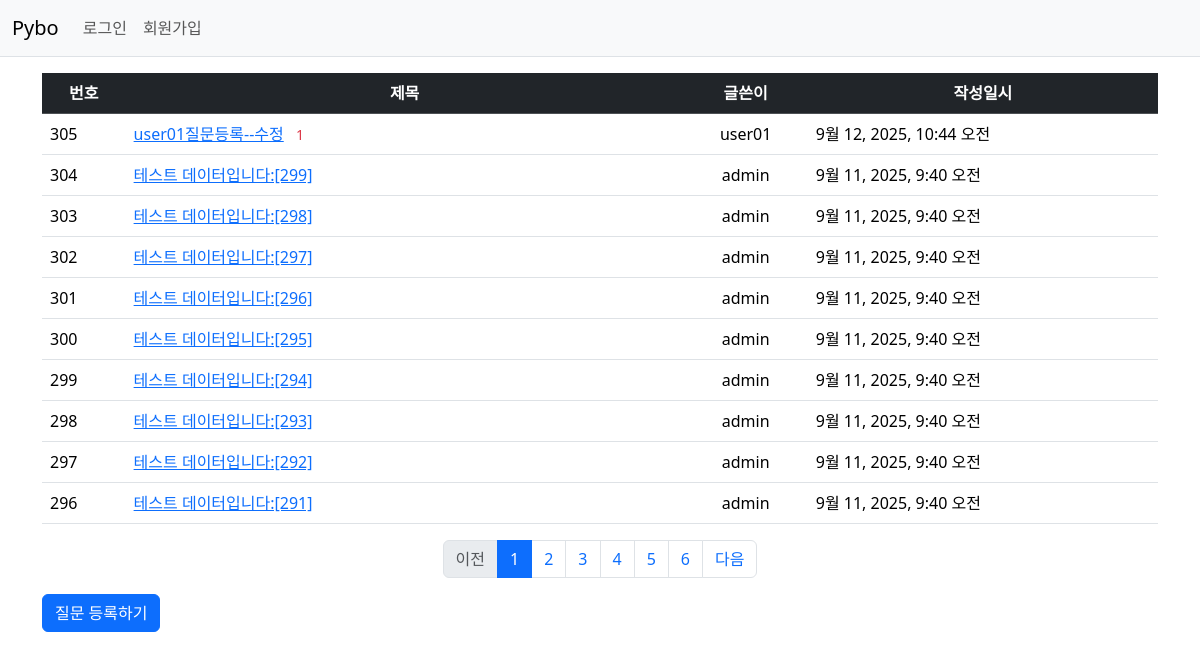
Screenshot of /pybo/ with the database file from the repository.
### pybo/models.py (models this page shows, shortened)
class Question(models.Model):
    author = models.ForeignKey(User, on_delete=models.CASCADE)
    subject = models.CharField(max_length=200)
    content = models.TextField()
    create_date = models.DateTimeField()
    modify_date = models.DateTimeField(null=True, blank=True)

### pybo/views.py (the view)
# urls.py: path('', views.index, name='index'), # /  페이지에 해당하는 urlpattern
def index(request):
    page = request.GET.get('page', '1')  # 페이지
    question_list = Question.objects.order_by('-create_date')
    paginator = Paginator(question_list, 10)  # 페이지당 10개씩 보여주기
    page_obj = paginator.get_page(page)
    context = {'question_list': page_obj, 'page': page}
    return render(request, 'pybo/question_list.html', context)

### pybo/templatetags/pybo_filter.py (called while the page is built)
@register.filter
def sub(value, arg):
    return value - arg

### templates/pybo/question_list.html
{% extends 'base.html' %}
{% load pybo_filter %}
{% block content %}
<div class="container my-3">
    <table class="table">
        <thead>
        <tr class="text-center table-dark">
            <th>번호</th>
            <th style="width:50%">제목</th>
            <th>글쓴이</th>
            <th>작성일시</th>
        </tr>
        </thead>
        <tbody>
        {% if question_list %}
        {% for question in question_list %}
        <tr>
           <td>
                {{ question_list.paginator.count|sub:question_list.start_index|sub:forloop.counter0|add:1 }}
            </td>
            <td>
                <a href="{% url 'pybo:detail' question.id %}">{{ question.subject }}</a>
                {% if question.answer_set.count > 0 %}
                <span class="text-danger small mx-2">{{ question.answer_set.count }}</span>
                {% endif %}
            </td>
           <td class="text-center">
               {{ question.author.username }}
           </td>
            <td>{{ question.create_date }}</td>
        </tr>
        {% endfor %}
        {% else %}
        <tr>
            <td colspan="3">질문이 없습니다.</td>
        </tr>
        {% endif %}
        </tbody>
    </table>
    <ul class="pagination justify-content-center">
        {% if question_list.has_previous %}
        <li class="page-item">
            <a class="page-link" href="?page={{ question_list.previous_page_number }}">이전</a>
        </li>
        {% else %}
        <li class="page-item disabled">
            <a class="page-link" tabindex="-1" aria-disabled="true" href="#">이전</a>
        </li>
        {% endif %}
        {% for page_number in question_list.paginator.page_range %}
        {% if page_number >= question_list.number|add:-5 and page_number <= question_list.number|add:5 %}
            {% if page_number == question_list.number %}
            <li class="page-item active" aria-current="page">
                <a class="page-link" href="?page={{ page_number }}">{{ page_number }}</a>
            </li>
            {% else %}
            <li class="page-item">
                <a class="page-link" href="?page={{ page_number }}">{{ page_number }}</a>
            </li>
            {% endif %}
        {% endif %}
        {% endfor %}
        {% if question_list.has_next %}
        <li class="page-item">
            <a class="page-link" href="?page={{ question_list.next_page_number }}">다음</a>
        </li>
        {% else %}
        <li class="page-item disabled">
            <a class="page-link" tabindex="-1" aria-disabled="true" href="#">다음</a>
        </li>
        {% endif %}
    </ul>
<a href="{% url 'pybo:question_create' %}" class="btn btn-primary">질문 등록하기</a>
</div>
{% endblock %}

### templates/base.html (shortened to what this page needs)
{% load static %}
<!doctype html>
<html lang="ko">
<head>
    <link rel="stylesheet" type="text/css" href="{% static 'bootstrap.min.css' %}">
    <link rel="stylesheet" type="text/css" href="{% static 'pybo/style.css' %}">
</head>
<body>
{% include "navbar.html" %}
{% block content %}
{% endblock %}
</body>
</html>

### templates/navbar.html (shortened to what this page needs)
<nav class="navbar navbar-expand-lg navbar-light bg-light border-bottom">
    <div class="container-fluid">
        <a class="navbar-brand" href="{% url 'pybo:index' %}">Pybo</a>
        <div class="collapse navbar-collapse" id="navbarSupportedContent">
            <ul class="navbar-nav me-auto mb-2 mb-lg-0">
                <li class="nav-item">
                    {% if user.is_authenticated %}
                    <a class="nav-link" href="{% url 'common:logout' %}">{{ user.username }} (로그아웃)</a>
                    {% else %}
                    <a class="nav-link" href="{% url 'common:login' %}">로그인</a>
                    {% endif %}
                </li>
                <li>
                    {% if not user.is_authenticated %}
                    <a class="nav-link" href="{% url 'common:signup' %}">회원가입</a>
                    {% endif %}
                </li>
            </ul>
        </div>
    </div>
</nav>

### rows the page displays
Question: paginator.count|sub "305", subject "user01질문등록--수정", answer_set.count "1", author.username "user01", create_date "9월 12, 2025, 10:44 오전"
Question: paginator.count|sub "304", subject "테스트 데이터입니다:[299]", author.username "admin", create_date "9월 11, 2025, 9:40 오전"
Question: paginator.count|sub "303", subject "테스트 데이터입니다:[298]", author.username "admin", create_date "9월 11, 2025, 9:40 오전"
Question: paginator.count|sub "302", subject "테스트 데이터입니다:[297]", author.username "admin", create_date "9월 11, 2025, 9:40 오전"
Question: paginator.count|sub "301", subject "테스트 데이터입니다:[296]", author.username "admin", create_date "9월 11, 2025, 9:40 오전"
Question: paginator.count|sub "300", subject "테스트 데이터입니다:[295]", author.username "admin", create_date "9월 11, 2025, 9:40 오전"
Question: paginator.count|sub "299", subject "테스트 데이터입니다:[294]", author.username "admin", create_date "9월 11, 2025, 9:40 오전"
Question: paginator.count|sub "298", subject "테스트 데이터입니다:[293]", author.username "admin", create_date "9월 11, 2025, 9:40 오전"
Question: paginator.count|sub "297", subject "테스트 데이터입니다:[292]", author.username "admin", create_date "9월 11, 2025, 9:40 오전"
Question: paginator.count|sub "296", subject "테스트 데이터입니다:[291]", author.username "admin", create_date "9월 11, 2025, 9:40 오전"

### other values shown
{{ page_number }} "1"
{{ page_number }} "2" "3" "4" "5" "6"
